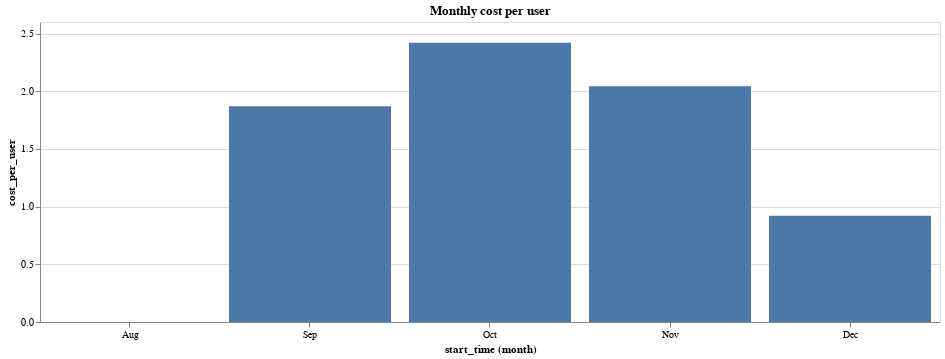

Notebook code for this chart:
### Code cell
monthly = cost.copy().set_index('start_time').resample('M').sum()
monthly['cost_per_user'] = monthly['cost'] / TOTAL_USERS
monthly = monthly.reset_index()

alt.Chart(monthly, width=900, title='Monthly cost per user').mark_bar().encode(
    x='month(start_time):O',
    y='cost_per_user'
)

### Figure 1 — Vega-Lite specification as saved in the notebook (floating-point values rounded to 4 significant figures)
{"$schema": "https://vega.github.io/schema/vega-lite/v2.6.0.json", "config": {"view": {"height": 300, "width": 400}}, "data": {"name": "data-16ac6e67e40962d2fa0b24aeb0ce4168"}, "datasets": {"data-16ac6e67e40962d2fa0b24aeb0ce4168": [{"cost": 0, "cost_per_user": 0, "start_time": "2018-08-31T00:00:00-07:00"}, {"cost": 4672.0, "cost_per_user": 1.869, "start_time": "2018-09-30T00:00:00-07:00"}, {"cost": 6053.0, "cost_per_user": 2.421, "start_time": "2018-10-31T00:00:00-07:00"}, {"cost": 5108.0, "cost_per_user": 2.043, "start_time": "2018-11-30T00:00:00-08:00"}, {"cost": 2301.0, "cost_per_user": 0.9202, "start_time": "2018-12-31T00:00:00-08:00"}]}, "encoding": {"x": {"field": "start_time", "timeUnit": "month", "type": "ordinal"}, "y": {"field": "cost_per_user", "type": "quantitative"}}, "mark": "bar", "title": "Monthly cost per user", "width": 900}
